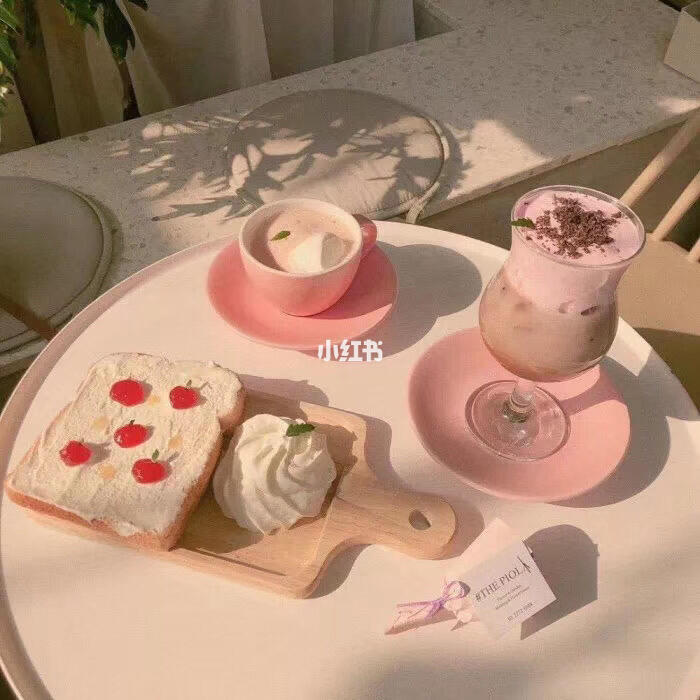
#> input picture image/11.jfif, 700 x 700 px, found by its file name
$ python contour.py   (older library calls are emulated)
#> lines starting #> are read from the running program, lines starting #| are printed output that depends on the picture; after the words box and inside, x2 and y2 are one past the last pixel; in counts of white or black regions, pixels touching at a corner belong together
import cv2
import numpy as np
from matplotlib import pyplot as plt

img1 = cv2.imread('./image/11.jfif')
#> img1 is the input picture: shape (700, 700, 3); mean B, G, R 117.8, 139.7, 173.6
img = cv2.resize(img1,None, fx=1/8,fy=1/8,interpolation=cv2.INTER_LINEAR)
cv2.namedWindow('image')
blur = cv2.GaussianBlur(img,(9,9),0)
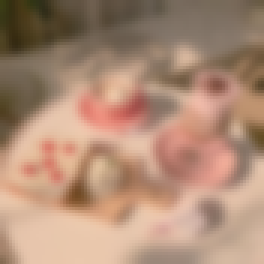
#> blur: shape (88, 88, 3) (shown 3 times larger); mean B, G, R 118, 140, 173.8
gray = cv2.cvtColor(blur,cv2.COLOR_BGR2GRAY)
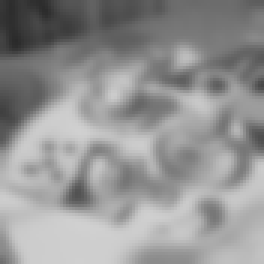
#> gray: shape (88, 88) (shown 3 times larger); min 42, max 208, mean 147.6
scharrx = cv2.Sobel(gray,cv2.CV_64F,1,0)
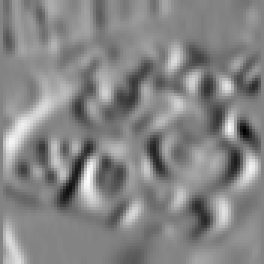
#> scharrx: shape (88, 88) float64 (shown 3 times larger); min -172, max 162, mean 2.5; drawn with min black and max white
scharry = cv2.Sobel(gray,cv2.CV_64F,0,1)
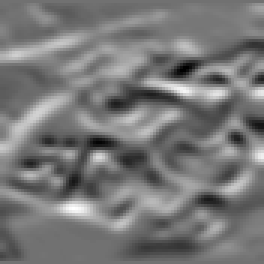
#> scharry: shape (88, 88) float64 (shown 3 times larger); min -158, max 196, mean 8.4; drawn with min black and max white
scharrx = cv2.convertScaleAbs(scharrx)
scharry = cv2.convertScaleAbs(scharry)
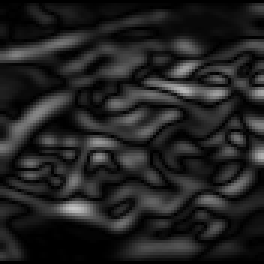
#> scharry: shape (88, 88) (shown 3 times larger); min 0, max 196, mean 34
scharrxy = cv2.addWeighted(scharrx,0.5,scharry,0.5,0)
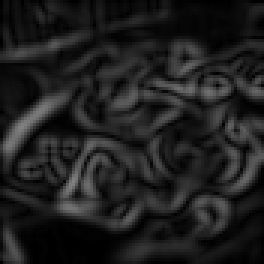
#> scharrxy: shape (88, 88) (shown 3 times larger); min 0, max 130, mean 31
edges1 = cv2.Canny(gray,30,150)
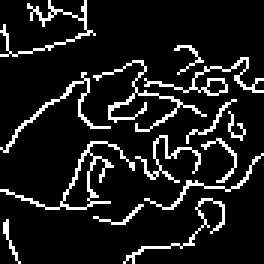
#> edges1: shape (88, 88) (shown 3 times larger); 11.1% white in thin lines or dots
contours, hi = cv2.findContours(edges1,cv2.RETR_TREE,cv2.CHAIN_APPROX_SIMPLE)
#> contours = 18 contours, 12 with area under 20; largest, box (x1, y1, x2, y2) and area: (0, 47, 45, 70) 128, (20, 50, 32, 70) 102, (48, 19, 88, 32) 42, (0, 24, 37, 51) 26, (68, 26, 76, 32) 25, (31, 20, 69, 44) 22; hi = 18 rows, first 6: [1, -1, -1, -1], [2, 0, -1, -1], [3, 1, -1, -1], [4, 2, -1, -1], [6, 3, 5, -1], [-1, -1, -1, 4]
img1 = edges1
newcountours=[]
for contour in contours:
    if cv2.contourArea(contour) > 2000 and cv2.arcLength(contour,True) < 7000:
        newcountours.append(contour)
#> this loop made 18 passes
#> contour on passes 9, 18: [[50, 58], [51, 57], [52, 58], [51, 59]], [[16, 4], [17, 3], [18, 4], [17, 5]]
#> after the loop, newcountours = []
# cv2.drawContours(img,contours,-1,(0,255,0),2)
print(len(contours),len(newcountours))
#| 18 0
for a in newcountours:
    print(cv2.arcLength(a,True),cv2.contourArea(a))
    (x,y),radius = cv2.minEnclosingCircle(a)
    center = (int(x),int(y))
    radius = int(radius)
    cv2.circle(img,center,radius,(0,255,0),2)
    x,y,w,h = cv2.boundingRect(a)
    cv2.rectangle(img,(x,y),(x+w,y+h),(255,255,0),2)
#> this loop made 0 passes

# print(cv2.moments(contours[100]))
# print(cv2.contourArea(contours[100]))
cv2.imshow('image',img)
cv2.waitKey(0)
cv2.destroyAllWindows()
